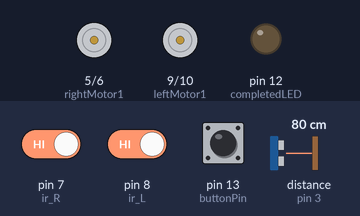
Recording of a sketch running on a simulated Arduino Uno, built with avr-gcc and run on an emulated ATmega328P. Shown: motor-driver pin pairs drawn as motors (green arrow = first pin HIGH = forward, orange = second pin HIGH = backward, longer = more drive), output pins drawn as LEDs (lit = HIGH). Wiring (inferred from the names in the program): ultrasonic range finder: trigger pin 2; echo pin 3. The test bench sets the inputs (shaded band); at power-on: distance to the obstacle (sensor on pin 3) 80 cm, pin 7 (ir_R) HIGH, pin 8 (ir_L) HIGH, pin 13 (buttonPin) LOW. The echo pulse lasts 58.3 µs per cm; pins used as bus, display or sensor lines are not drawn.

Above: at 1.2 s.
1.3 s: distance to the obstacle (sensor on pin 3) set to 7 cm
4.3 s: distance to the obstacle (sensor on pin 3) set to 4 cm
At 5.4 s:
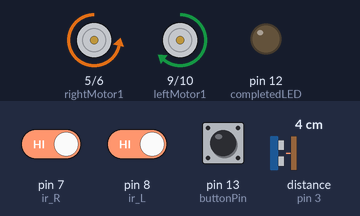
6.6 s: pin 7 (ir_R) driven LOW
9.6 s: distance to the obstacle (sensor on pin 3) set to 126 cm
12.6 s: distance to the obstacle (sensor on pin 3) set to 133 cm
At 13.3 s:
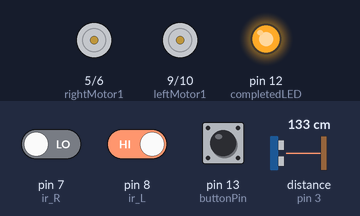
Timing chart, 0 to 15.1 s (numbered marks = the images above; inputs shaded):
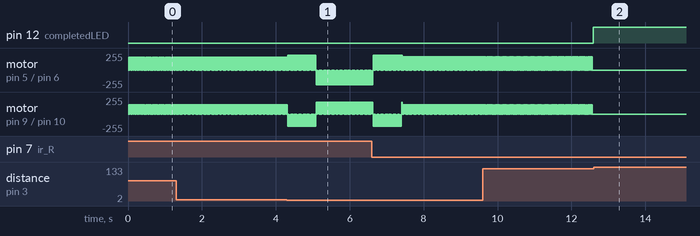

Measured:
- the behaviour switches between 6 and 5 cm on distance to the obstacle (sensor on pin 3) (found by bisection; images 0 and 1)
- after the input at 9.6 s, pin 12 (completedLED): LOW → HIGH after 3.0 s instead of 2.4 s
- by itself, motor on pin 5 (rightMotor1) / pin 6 (rightMotor2): alternates forward 200/255 for 0.02 s and stopped for 0.02 s
- by itself, motor on pin 9 (leftMotor1) / pin 10 (leftMotor2): alternates forward 140/255 for 0.02 s and stopped for 0.02 s

The sketch:

April6.ino
```cpp
int leftMotor1 = 9;
int leftMotor2 = 10;
int rightMotor1 = 5;
int rightMotor2 = 6;
int motorSpeed = 182;
int motorToTurn = rightMotor1;
int secondaryMotor = leftMotor1;
int buttonPin = 13;
int buttonState = 0;

// defines pins numbers
const int trigPin = 2;
const int echoPin = 3;
// defines variables
long duration = 0;
int distance = 20;

int completedLED = 12;

bool turning = false;
bool buttonHit = false;


int ir_R = 7;
int ir_L = 8;
int hit_R = HIGH;  // High = 1 = NO WALL. LOW = 0 = CLOSE TO WALL
int hit_L = HIGH;
int directionCount = 0;
int turnCount = 0;

//0 left turn, 1 right turn
int directions[4] = {};
int directionsForward[4] = {0, 1, 1, 0};
int directionsBack[4] = {1, 0, 0, 1};


void setup() {
  pinMode(ir_R, INPUT);
  pinMode(ir_L, INPUT);

  pinMode(trigPin, OUTPUT); // Sets the trigPin as an Output
  pinMode(echoPin, INPUT); // Sets the echoPin as an Input

  pinMode(completedLED, OUTPUT);

  pinMode(LED_BUILTIN, OUTPUT);
  pinMode(buttonPin, INPUT);

  pinMode(rightMotor1, OUTPUT);
  pinMode(rightMotor2, OUTPUT);
  pinMode(leftMotor1, OUTPUT);
  pinMode(leftMotor2, OUTPUT);
  analogWrite(leftMotor1, 0);
  analogWrite(rightMotor1, 0);
  analogWrite(leftMotor2, 0);
  analogWrite(rightMotor2, 0);
  digitalWrite(LED_BUILTIN, LOW);

  buttonState = digitalRead(buttonPin);
  Serial.println(buttonState);

  if(buttonState==1){
    buttonHit = true;
    memcpy(directions, directionsBack, sizeof directions);
    //directions[4] = {0, 1, 1, 0};
  }else{
    //directions[4] = {1, 0, 0, 1};
    memcpy(directions, directionsForward, sizeof directions);
  }

  delay(15);

  Serial.begin(9600);

}

void loop() {
  hit_R = digitalRead(ir_R);
  hit_L = digitalRead(ir_L);
  //Serial.println(hit_L);


  if (directionCount >= 4) {

    if (turnCount < 150) {
      straightenOut();
      turnCount++;
    } else {
      digitalWrite(completedLED, 1);
      analogWrite(rightMotor1, 0);
      analogWrite(leftMotor2, 0);
      analogWrite(rightMotor2, 0);
      analogWrite(leftMotor1, 0);
    }
  } else if (turning || distance < 5) {
    turning = true;
    if (directions[directionCount] == 0) {
      //turn left
      analogWrite(rightMotor1, 220);
      analogWrite(leftMotor2, 180);


    } else {
      //turn right
      analogWrite(rightMotor2, 220);
      analogWrite(leftMotor1, 180);
    }
    turnCount++;
    if (turnCount == 25) {
      turning = false;
      directionCount++;
      turnCount = 0;

    }
  } else {
    //go forward
    straightenOut();
  }
  delay(20);
  analogWrite(rightMotor1, 0);
  analogWrite(leftMotor1, 0);
  analogWrite(rightMotor2, 0);
  analogWrite(leftMotor2, 0);
  delay(10);

  calculateDistance();
}


void straightenOut() {
  if (directionCount == 2 && !buttonHit) {
    if (!hit_L) {
      driftRight();
    } else {
      driftLeft();
    }
  } else if (directionCount == 3 && !buttonHit) {
    if (!hit_R) {
      driftLeft();
    } else {
      driftRight();
    }
  }
  else if (directionCount == 0 && buttonHit) {
    straight();
  }
  else if (directionCount == 2 && buttonHit) {
    if (hit_R) {
      driftRight();
    } else {
      driftLeft();
    }
  } else if (directionCount == 3 && buttonHit) {
    if (hit_L) {
      driftLeft();
    } else {
      driftRight();
    }
  }
  else {
    if (!hit_R) {
      driftLeft();
    } else if (!hit_L) {
      driftRight();
    }
    else {
      straight();
    }
  }
}


void straight() {
  analogWrite(rightMotor1, 190);
  analogWrite(leftMotor1, 140);
}

void driftRight() {
  analogWrite(rightMotor1, 150);
  analogWrite(leftMotor1, 190);

}

void driftLeft() {
  analogWrite(rightMotor1, 200);
  analogWrite(leftMotor1, 140);
}

void setMotor(int motor) {
  if (motor == rightMotor1) {
    motorToTurn = rightMotor1;
    secondaryMotor = leftMotor1;
  }
  else {
    motorToTurn = leftMotor1;
    secondaryMotor = rightMotor1;
  }
}

void calculateDistance() {
  digitalWrite(trigPin, LOW);
  delayMicroseconds(2);
  digitalWrite(trigPin, HIGH);
  delayMicroseconds(10);
  digitalWrite(trigPin, LOW);
  duration = pulseIn(echoPin, HIGH);
  distance = duration * 0.034 / 2;
}
```
